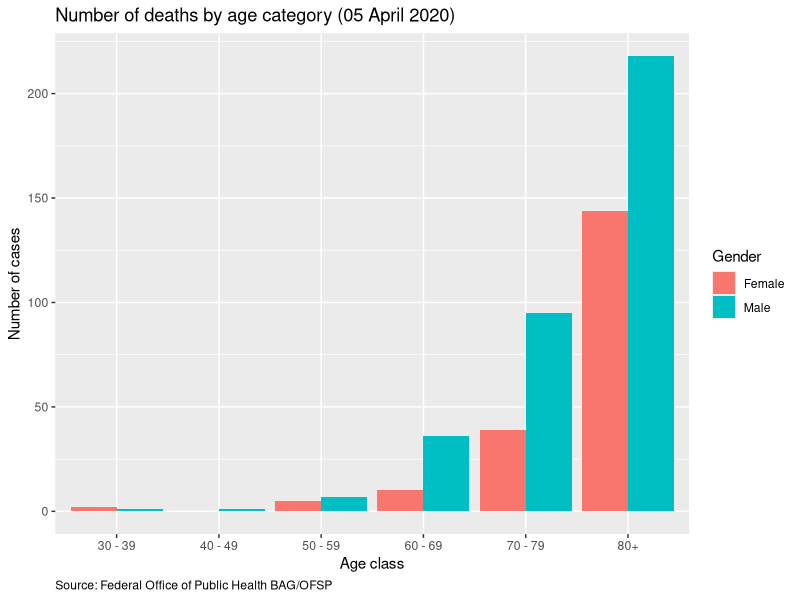
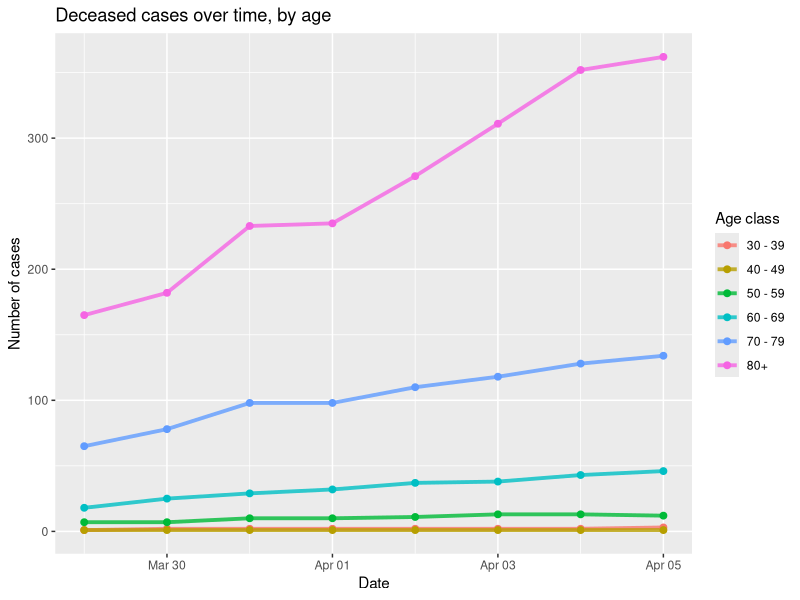
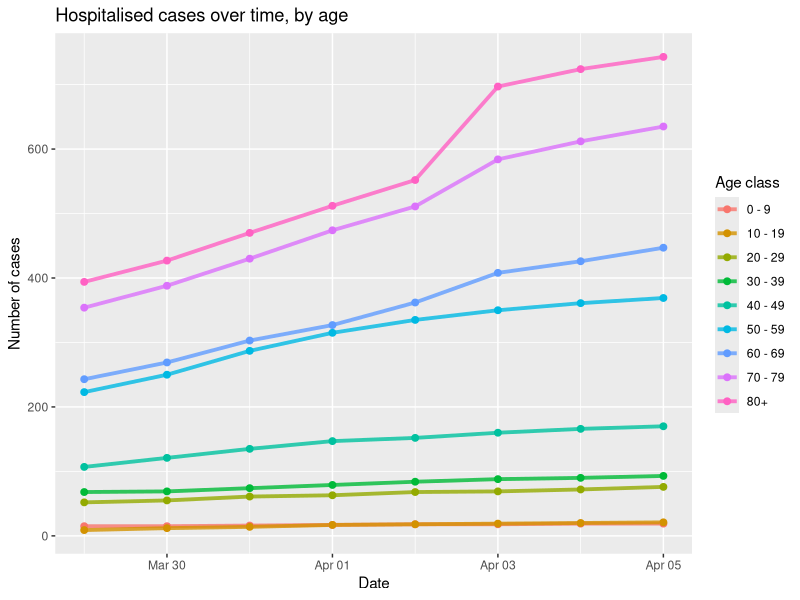
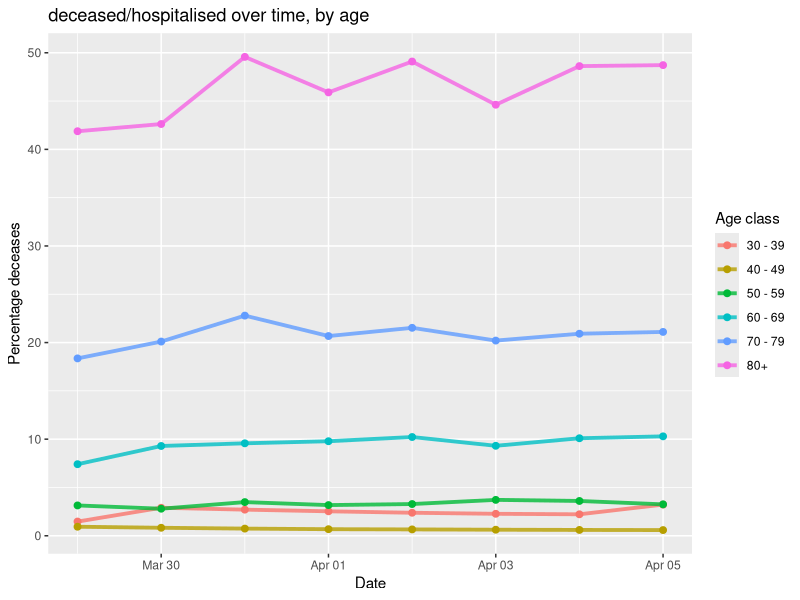
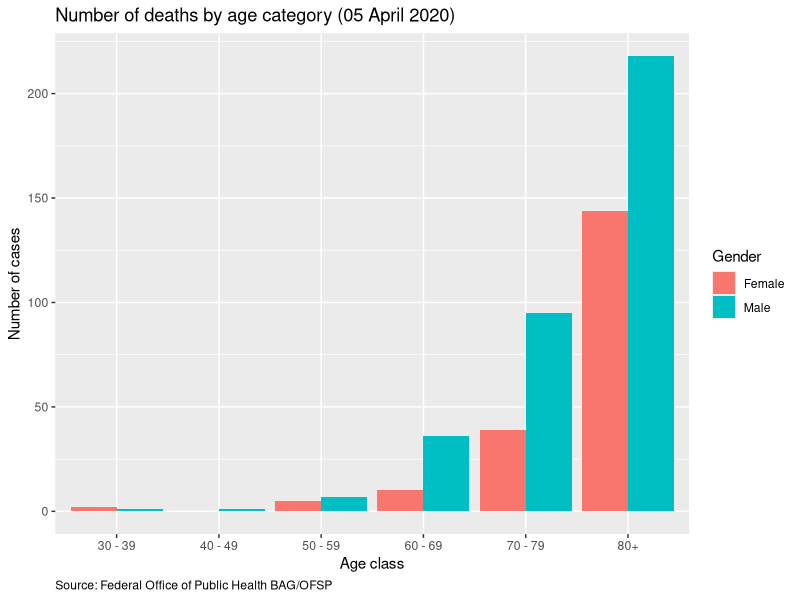
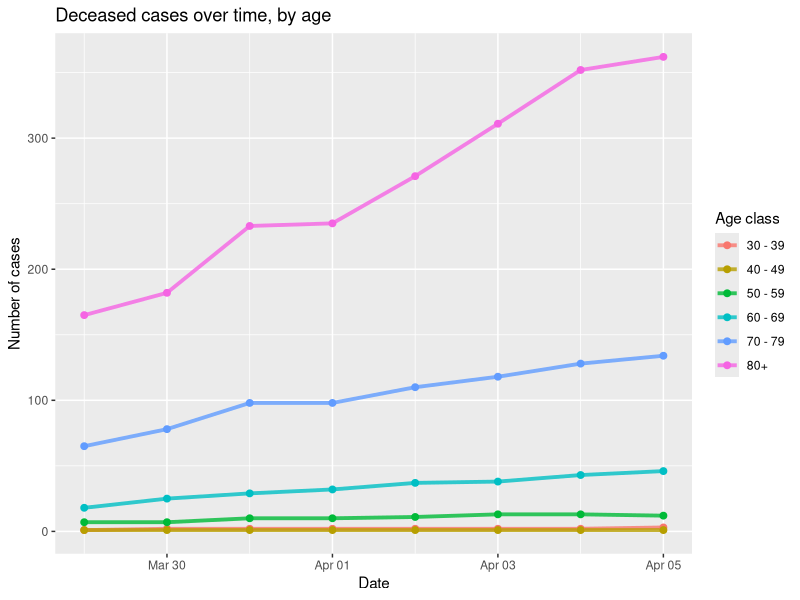
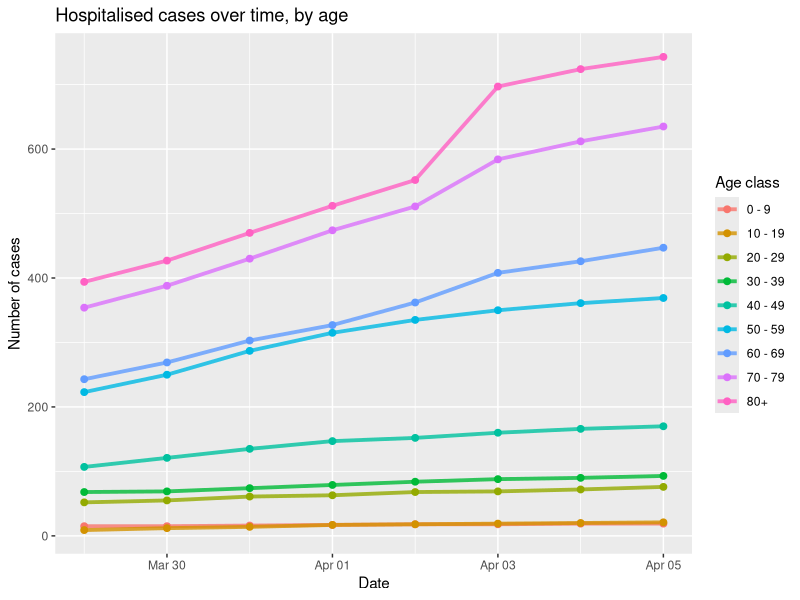

These figures' R source, in order:
suppressPackageStartupMessages(library(tidyverse))

################################
#'## Read doc
################################

dat_sheet5_deceased <- read_csv("data_final/sheet_5_deceased.csv", col_types = cols())
dat_sheet4_hospit <- read_csv("data_final/sheet_4_hospitalised.csv", col_types = cols())

################################
#'## Barplot by age and gender
################################

## long version
dat_sheet5_deceased_l <- dat_sheet5_deceased %>% 
  gather(category, n_cases, ends_with("deceased")) %>% 
  mutate(category = str_remove(category, "_deceased") %>% 
           str_to_title()) 

last_date <- max(dat_sheet5_deceased_l$report_date) %>% 
  format("%d %B %Y")

## plot
pl_age <- dat_sheet5_deceased_l %>% 
  filter(category!="Total")%>% 
  filter(report_date == max(report_date)) %>% 
  rename(Gender=category) %>% 
  ggplot(aes(x = age_class, y = n_cases, fill=Gender)) + 
  geom_col(position = "dodge") +
  ggtitle(paste0("Number of deaths by age category (", last_date, ")")) +
  xlab("Age class") + ylab("Number of cases") +
  labs(caption = "Source: Federal Office of Public Health BAG/OFSP") +
  theme(plot.caption = element_text(hjust = 0))

pl_age

################################
#'## Evolution
################################

gg_byDate_age <- function(df, variable) {
  df %>% 
    ggplot(aes(x = report_date, y = {{variable}}, color=age_class)) + 
    geom_line(lwd=1.3, alpha = 0.8) +
    geom_point(size = 2) +
    xlab("Date") +
    labs(color = "Age class")
}

pl_deceased_time_colorAge <-  dat_sheet5_deceased_l %>% 
  filter(category=="Total") %>% 
  gg_byDate_age(n_cases)+
  ylab("Number of cases") +
  ggtitle("Deceased cases over time, by age")

pl_deceased_time_colorAge

################################
#'## Hospitalised
################################

pl_hospit_time_colorAge <- dat_sheet4_hospit %>% 
  gg_byDate_age(total_hospitalised)+
  ylab("Number of cases") +
  ggtitle("Hospitalised cases over time, by age")

pl_hospit_time_colorAge

## deceased by hospit
dat_sheet4_hospit %>% 
  select(age_class, report_date, total_hospitalised) %>% 
  inner_join(dat_sheet5_deceased %>% 
               select(age_class, report_date, total_deceased), 
             by = c("age_class", "report_date")) %>% 
  mutate(deceased_by_hospit = 100*total_deceased/total_hospitalised) %>% 
  gg_byDate_age(deceased_by_hospit)+
  ylab("Percentage deceases") +
  ggtitle("deceased/hospitalised over time, by age")

################################
#'## Export
################################

ggsave(pl_age, filename="output/figures/deaths_by_age.png", width = 8, height = 6)
ggsave(pl_deceased_time_colorAge, filename="output/figures/deceased_over_time_by_age.png", width = 8, height = 6)
ggsave(pl_hospit_time_colorAge, filename="output/figures/hospitalised_over_time_by_age.png", width = 8, height = 6)

